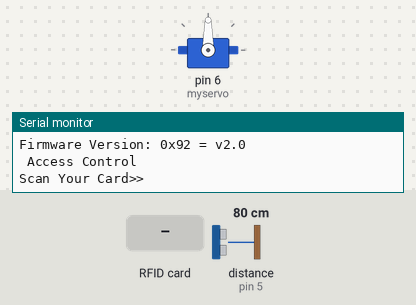
A sketch run on a simulated Arduino Uno, built with avr-gcc and run on an emulated ATmega328P. On the bench: servo, the last lines printed to the serial monitor. Wiring (inferred from the names in the program): ultrasonic range finder: trigger pin 3; echo pin 5. The inputs (shaded band) are chosen by the test bench; at power-on: distance to the obstacle (sensor on pin 5) 80 cm. The echo pulse lasts 58.3 µs per cm.

Above: at 1.2 s.
1.3 s: RFID card D3 FE FC F6 held to the reader
At 3.51 s:
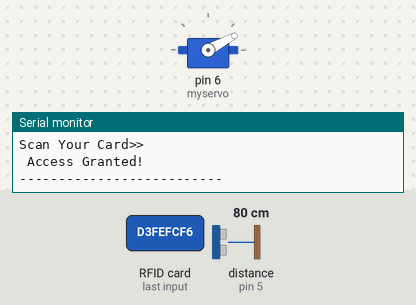
5.4 s: distance to the obstacle (sensor on pin 5) set to 12 cm
At 5.9 s:
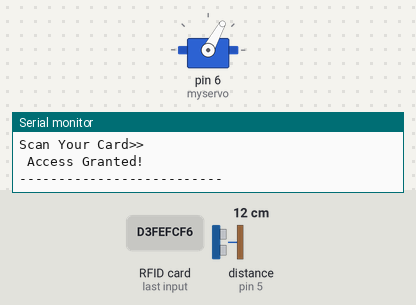
10.0 s: distance to the obstacle (sensor on pin 5) set to 9 cm
At 12.02 s:
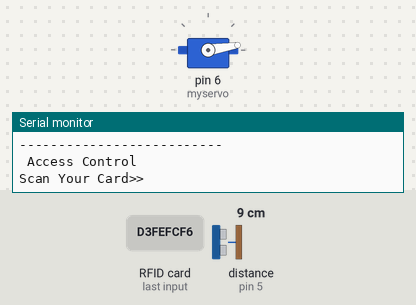
14.7 s: RFID card 5E 7A 19 C4 held to the reader
Timing chart, 0 to 21.1 s (numbered marks = the images above; inputs shaded):
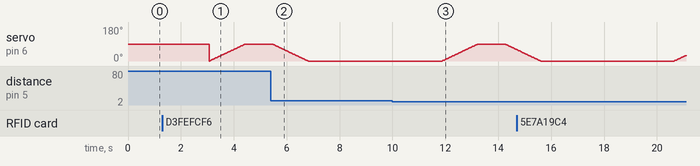

The sketch:

Arduino.ino
```cpp
//arduino uno
#include <Servo.h>
#include <SPI.h>
#include <MFRC522.h>

#define SS_PIN 10
#define RST_PIN 9

byte readCard[4];
String MasterTag = "D3FEFCF6";
String tagID = "";

Servo myservo;
MFRC522 mfrc522(SS_PIN, RST_PIN);
int pos = 0;
const int trigPin = 3;
const int echoPin = 5;
long duration;
int distance;

void setup() {
  myservo.attach(6);
  pinMode(trigPin, OUTPUT);
  pinMode(echoPin, INPUT);
  SPI.begin();
  Serial.begin(9600);
  mfrc522.PCD_Init();
  delay(4);
  mfrc522.PCD_DumpVersionToSerial();
  Serial.println(" Access Control ");
  Serial.println("Scan Your Card>>");
}

void handle_moveServo(){
  for (pos = 0; pos <= 90; pos += 1) {
    myservo.write(pos);
    delay(15);

  }
    delay(1000);
  for (pos = 90; pos >= 0; pos -= 1) {
    myservo.write(pos);
    delay(15);
  }
}

void loop() {
  digitalWrite(trigPin, LOW);
  delayMicroseconds(2);
  digitalWrite(trigPin, HIGH);
  delayMicroseconds(10);
  digitalWrite(trigPin, LOW);
  duration = pulseIn(echoPin, HIGH);
  distance = duration * 0.034 / 2;
  if(distance<10){
    handle_moveServo();
  }

  delay(3000);

   while (getID()) {

    if (tagID == MasterTag){
      Serial.println(" Access Granted!");
      Serial.println("--------------------------");
      handle_moveServo();

    }

    else{
      Serial.println(" Access Denied!");
      Serial.println("--------------------------");
    }

    delay(2000);
    Serial.println(" Access Control ");
    Serial.println("Scan Your Card>>");
  }
}

boolean getID()
{
  if ( ! mfrc522.PICC_IsNewCardPresent()) {
    return false;
  }

  if ( ! mfrc522.PICC_ReadCardSerial()) {
  return false;
  }
  tagID = "";
  for ( uint8_t i = 0; i < 4; i++) {
  tagID.concat(String(mfrc522.uid.uidByte[i], HEX));
  }

  tagID.toUpperCase();
  mfrc522.PICC_HaltA(); // Stop reading
  return true;

}
```

Measured:
- the behaviour switches between 11 and 10 cm on distance to the obstacle (sensor on pin 5) (found by bisection; images 2 and 3)
- after the input at 10.0 s, servo on pin 6 (myservo): rises from 0° to 90° in 1.4 s, then falls to 61° in 1.4 s
